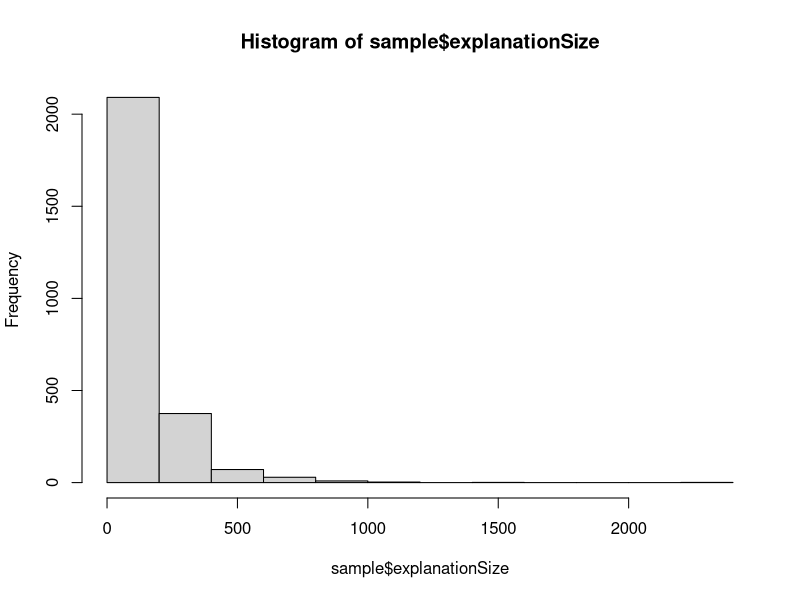
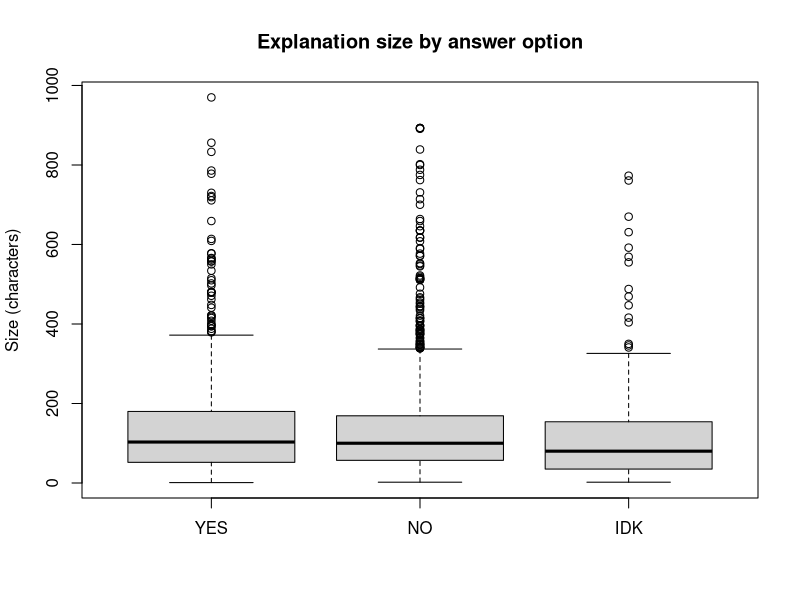

Source code (R) for these figures, in order:


#------------------------------------------------------------------------
#Analyzing the size of the explanations

setwd("C://firefly//AnswerAnalysis//")
sample <- read.csv("answerExplanation.csv",  header=T)
summary(sample)

##NOT NORMAL
shapiro.test(log(sample$explanationSize+1))
#data:  sample$explanationSize
#W = 0.6939, p-value < 2.2e-16

hist(sample$explanationSize)

boxplot(sample$YES_ExplanationSize,
        sample$NO_ExplanationSize,
        sample$IDK_ExplanationSize,
        ylab="Size (characters)", main="Explanation size by answer option", 
        names = c("YES", "NO", "IDK"))

wilcox.test(sample$YES_ExplanationSize,
            sample$NO_ExplanationSize)
